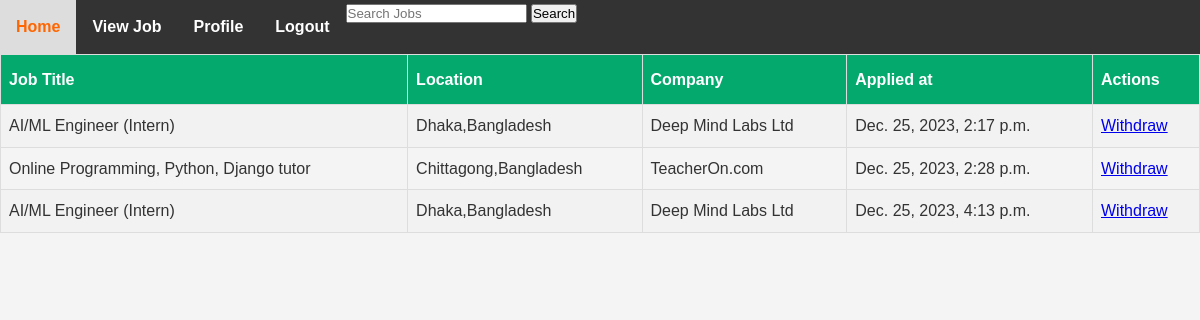
Page /Applied_Job_By_Applicants_Page/ (signed in) on the earlier database version.
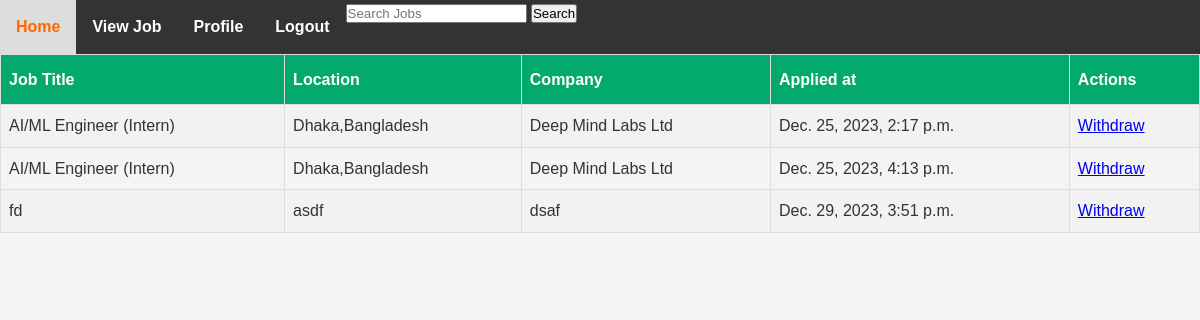
Same page on the later database version.
### myApp/models.py (models this page shows, shortened)
class jobApplyModel(models.Model):
    job=models.ForeignKey(job_model,on_delete=models.CASCADE,related_name='applications')
    applicant=models.ForeignKey(Custom_User,on_delete=models.CASCADE)
    applied_at = models.DateTimeField(auto_now_add=True)
    skills = models.CharField(max_length=255, blank=True, null=True)
    resume = models.FileField(upload_to='resumes/', blank=True, null=True)

class job_model(models.Model):
    job_title = models.CharField(max_length=100, null=True)
    company_name = models.CharField(max_length=100, null=True)
    location = models.CharField(max_length=100, null=True)
    description = models.TextField()
    create_at = models.DateTimeField(auto_now_add=True, null=True)
    update_at = models.DateTimeField(auto_now=True, null=True)
    job_creator = models.ForeignKey(Custom_User, on_delete=models.CASCADE)

### myProject/views.py (the view)
# urls.py: path('Applied_Job_By_Applicants_Page/',Applied_Job_By_Applicants_Page,name='Applied_Job_By_Applicants_Page'),
def Applied_Job_By_Applicants_Page(request):
    job_seeker=request.user
    applied_job=jobApplyModel.objects.filter(applicant=job_seeker)
    context={
        'applied_job':applied_job,
    }
    return render(request,'JobSeeker/AppliedJob.html',context)

### Template/JobSeeker/AppliedJob.html (shortened to what this page needs)
{% extends "dashboard.html" %}
{% block content %}
<!DOCTYPE html>
<html>
<head>
</head>
<body>
<table id="customers">
  <tr>
    <th>Job Title</th>
    <th>Location</th>
    <th>Company</th>
    <th>Applied at</th>
    <th>Actions</th>
  </tr>
  {% for i in applied_job %}
  <tr>
    <td>{{i.job.job_title}}</td>
    <td>{{i.job.location}}</td>
    <td>{{i.job.company_name}}</td>
    <td>{{i.applied_at}}</td>
    <td>
      <a href="{% url 'deletePage' i.id %}">Withdraw</a>
    </td>
  </tr>
  {% endfor %}
</table>
</body>
</html>
{% endblock content %}

Differences in the rows shown:
removed jobApplyModel: job.job_title "Online Programming, Python, Django tutor", job.location "Chittagong,Bangladesh", job.company_name "TeacherOn.com", applied_at "Dec. 25, 2023, 2:28 p.m."
added jobApplyModel: job.job_title "fd", job.location "asdf", job.company_name "dsaf", applied_at "Dec. 29, 2023, 3:51 p.m."
